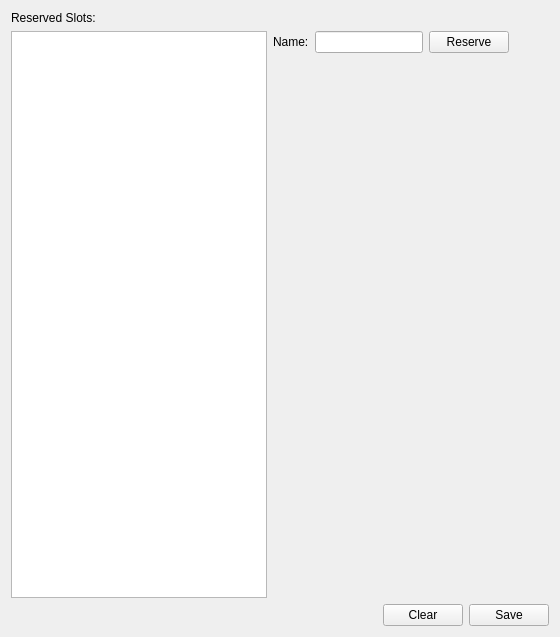
     <widget class="QWidget" name="tab_rs">
      <attribute name="title">
       <string>Reserved Slots</string>
      </attribute>
      <layout class="QGridLayout" name="gridLayout_16">
       <item row="0" column="0" colspan="2">
        <widget class="QLabel" name="label_2">
         <property name="text">
          <string>Reserved Slots:</string>
         </property>
        </widget>
       </item>
       <item row="1" column="0" rowspan="2">
        <widget class="QListWidget" name="listWidget_rs">
         <property name="locale">
          <locale language="English" country="UnitedStates"/>
         </property>
        </widget>
       </item>
       <item row="1" column="1">
        <layout class="QHBoxLayout" name="horizontalLayout_6">
         <item>
          <widget class="QLabel" name="label_rs_player">
           <property name="locale">
            <locale language="English" country="UnitedStates"/>
           </property>
           <property name="text">
            <string>Name:</string>
           </property>
          </widget>
         </item>
         <item>
          <widget class="QLineEdit" name="lineEdit_rs_player">
           <property name="locale">
            <locale language="English" country="UnitedStates"/>
           </property>
          </widget>
         </item>
         <item>
          <widget class="QPushButton" name="pushButton_rs_reserve">
           <property name="locale">
            <locale language="English" country="UnitedStates"/>
           </property>
           <property name="text">
            <string>Reserve</string>
           </property>
          </widget>
         </item>
         <item>
          <spacer name="horizontalSpacer_14">
           <property name="orientation">
            <enum>Qt::Horizontal</enum>
           </property>
           <property name="sizeHint" stdset="0">
            <size>
             <width>40</width>
             <height>20</height>
            </size>
           </property>
          </spacer>
         </item>
        </layout>
       </item>
       <item row="2" column="1">
        <spacer name="verticalSpacer_8">
         <property name="orientation">
          <enum>Qt::Vertical</enum>
         </property>
         <property name="sizeHint" stdset="0">
          <size>
           <width>20</width>
           <height>545</height>
          </size>
         </property>
        </spacer>
       </item>
       <item row="3" column="0" colspan="2">
        <layout class="QHBoxLayout" name="horizontalLayout_5">
         <item>
          <spacer name="horizontalSpacer_6">
           <property name="locale">
            <locale language="English" country="UnitedStates"/>
           </property>
           <property name="orientation">
            <enum>Qt::Horizontal</enum>
           </property>
           <property name="sizeHint" stdset="0">
            <size>
             <width>40</width>
             <height>20</height>
            </size>
           </property>
          </spacer>
         </item>
         <item>
          <widget class="QPushButton" name="pushButton_rs_clear">
           <property name="locale">
            <locale language="English" country="UnitedStates"/>
           </property>
           <property name="text">
            <string>Clear</string>
           </property>
          </widget>
         </item>
         <item>
          <widget class="QPushButton" name="pushButton_rs_save">
           <property name="text">
            <string>Save</string>
           </property>
          </widget>
         </item>
        </layout>
       </item>
      </layout>
     </widget>
